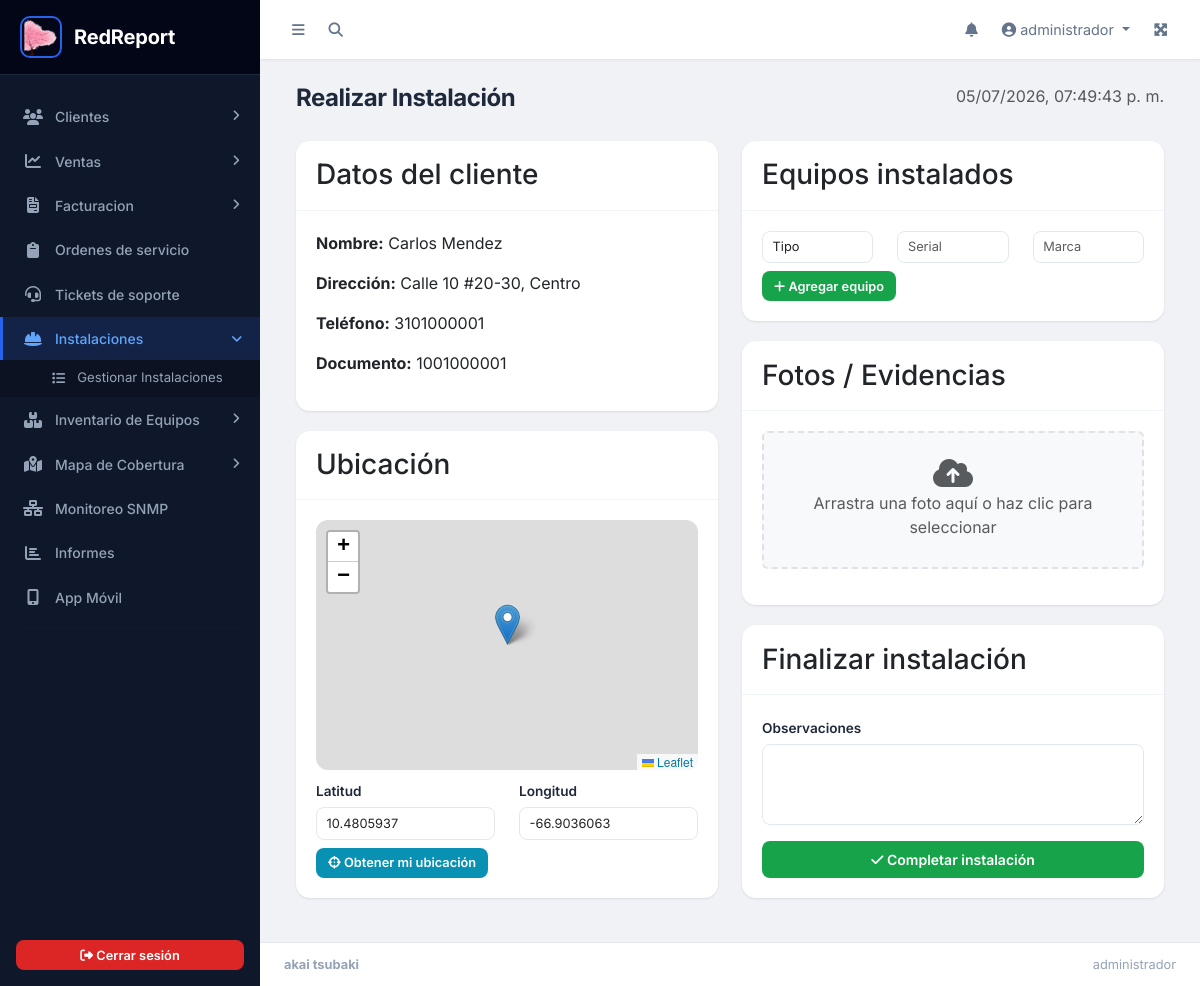
The page /instalaciones/realizar.php?id=1 (signed in) on the database its author committed.
### tables this page shows
CREATE TABLE `tb_clientes` (
  `id_cliente` int(11) NOT NULL,
  `nombre` varchar(100) NOT NULL,
  `documento` varchar(50) NOT NULL,
  `telefono` varchar(20) DEFAULT NULL,
  `direccion` varchar(150) DEFAULT NULL,
  `email` varchar(100) DEFAULT NULL,
  `estado_servicio` enum('Activo','Suspendido','Cortado') NOT NULL DEFAULT 'Activo',
  `password` varchar(255) DEFAULT NULL,
  `lat` decimal(10,7) DEFAULT NULL,
  `lng` decimal(10,7) DEFAULT NULL,
  `fecha_instalacion` datetime DEFAULT NULL,
  `id_instalador` int(11) DEFAULT NULL
);

### instalaciones/realizar.php (the view, shortened to what this page needs)
<?php
include('../parte1.php');
require_once('../app/config/seguridad.php');
$id_cliente = (int)($_GET['id'] ?? 0);
$sql = "SELECT c.*, u.nombre AS instalador_nombre FROM tb_clientes c LEFT JOIN tb_usuarios u ON c.id_instalador = u.id_usuario WHERE c.id_cliente = :id";
$cliente = $pdo->prepare($sql);
$cliente->execute([':id' => $id_cliente]);
$cliente = $cliente->fetch();
?>
<div class="content-wrapper">
    <div class="content-header">
        <div class="container-fluid">
            <div class="row mb-2">
                <div class="col-sm-6"><h1 class="m-0">Realizar Instalación</h1></div>
                <div class="col-sm-6 text-end"><span id="fechaHora" class="text-muted"></span></div>
            </div>
        </div>
    </div>
    <div class="content">
        <div class="container-fluid">
            <div class="row">
                <div class="col-md-6">
                    <div class="card card-info">
                        <div class="card-header"><h3 class="card-title">Datos del cliente</h3></div>
                        <div class="card-body">
                            <p><strong>Nombre:</strong> <?= htmlspecialchars($cliente['nombre']) ?></p>
                            <p><strong>Dirección:</strong> <?= htmlspecialchars($cliente['direccion'] ?? '-') ?></p>
                            <p><strong>Teléfono:</strong> <?= htmlspecialchars($cliente['telefono'] ?? '-') ?></p>
                            <p><strong>Documento:</strong> <?= htmlspecialchars($cliente['documento'] ?? '-') ?></p>
                        </div>
                    </div>
                    <div class="card card-success">
                        <div class="card-header"><h3 class="card-title">Ubicación</h3></div>
                        <div class="card-body">
                            <div id="mapInstalacion" style="height:250px;"></div>
                            <form id="coordForm" class="mt-2">
                                <div class="row">
                                    <div class="col-6">
                                        <label class="form-label">Latitud</label>
                                        <input type="text" id="lat" name="lat" class="form-control form-control-sm" value="<?= $cliente['lat'] ?? '' ?>" readonly>
                                    </div>
                                    <div class="col-6">
                                        <label class="form-label">Longitud</label>
                                        <input type="text" id="lng" name="lng" class="form-control form-control-sm" value="<?= $cliente['lng'] ?? '' ?>" readonly>
                                    </div>
                                </div>
                                <button type="button" id="btnGeolocate" class="btn btn-sm btn-info mt-2"><i class="fas fa-crosshairs"></i> Obtener mi ubicación</button>
                            </form>
                        </div>
                    </div>
                </div>
                <div class="col-md-6">
                    <form action="controles/completar_instalacion.php" method="POST" enctype="multipart/form-data">
                        <div class="card card-warning">
                            <div class="card-header"><h3 class="card-title">Equipos instalados</h3></div>
                            <div class="card-body">
                                <div id="equiposContainer">
                                    <div class="row equipo-row mb-2">
                                        <div class="col-4">
                                            <select name="id_tipo_equipo[]" class="form-control form-control-sm" required>
                                                <option value="">Tipo</option>
                                            </select>
                                        </div>
                                        <div class="col-4">
                                            <input type="text" name="serial[]" class="form-control form-control-sm" placeholder="Serial" required>
                                        </div>
                                        <div class="col-4">
                                            <input type="text" name="marca[]" class="form-control form-control-sm" placeholder="Marca">
                                        </div>
                                    </div>
                                </div>
                                <button type="button" id="addEquipo" class="btn btn-sm btn-success"><i class="fas fa-plus"></i> Agregar equipo</button>
                            </div>
                        </div>
                        <div class="card">
                            <div class="card-header"><h3 class="card-title">Fotos / Evidencias</h3></div>
                            <div class="card-body">
                                <div id="dropZone" class="border border-2 border-dashed rounded p-4 text-center mb-3" style="border-style: dashed !important; cursor:pointer; background:#f8f9fa;">
                                    <i class="fas fa-cloud-upload-alt fa-2x text-muted"></i>
                                    <p class="mb-1 text-muted">Arrastra una foto aquí o haz clic para seleccionar</p>
                                </div>
                            </div>
                        </div>
                        <div class="card">
                            <div class="card-header"><h3 class="card-title">Finalizar instalación</h3></div>
                            <div class="card-body">
                                <div class="mb-3">
                                    <label class="form-label">Observaciones</label>
                                    <textarea name="observaciones" class="form-control" rows="3"></textarea>
                                </div>
                                <button type="submit" class="btn btn-success w-100"><i class="fas fa-check"></i> Completar instalación</button>
                            </div>
                        </div>
                    </form>
                </div>
            </div>
        </div>
    </div>
</div>
<?php include('../parte2.php'); ?>
<link rel="stylesheet" href="https://unpkg.com/leaflet@1.9.4/dist/leaflet.css" />

### public/css/redreport.css (style rules this page uses)
:root { --sidebar-width: 260px; --sidebar-bg: #0f172a; --sidebar-hover: #1e293b; --sidebar-active: #2563eb; --sidebar-text: #94a3b8; --sidebar-text-hover: #f1f5f9; --sidebar-divider: #1e293b; --navbar-height: 60px; --body-bg: #f0f2f5; --card-shadow: 0 1px 3px rgba(0,0,0,0.06), 0 1px 2px rgba(0,0,0,0.04); --card-shadow-hover: 0 10px 40px rgba(0,0,0,0.08); --border-color: #e2e8f0; --text-primary: #1e293b; --text-secondary: #64748b; --text-muted: #94a3b8; --primary: #2563eb; --primary-dark: #1d4ed8; --success: #16a34a; --warning: #f59e0b; --danger: #dc2626; --info: #0891b2; --font-main: 'Inter', -apple-system, BlinkMacSystemFont, sans-serif; --transition: all 0.2s ease; }
* { box-sizing: border-box; }
body { font-family: var(--font-main); background: var(--body-bg); color: var(--text-primary); -webkit-font-smoothing: antialiased; -moz-osx-font-smoothing: grayscale; }
.content-wrapper { flex: 1; display: flex; flex-direction: column; min-width: 0; background: var(--body-bg); }
.content-header { padding: 1.5rem 1.5rem 0; }
.content-header h1 { font-size: 1.5rem; font-weight: 700; color: var(--text-primary); letter-spacing: -0.02em; }
.content { padding: 1.25rem 1.5rem 1.5rem; flex: 1; overflow-x: hidden; }
.card { border-radius: 14px; box-shadow: var(--card-shadow); margin-bottom: 1.25rem; border: none; background: #ffffff; transition: box-shadow 0.2s ease; }
.card-header { display: flex; align-items: center; justify-content: space-between; background: transparent; border-bottom: 1px solid #f1f5f9; font-weight: 600; padding: 1.1rem 1.25rem; font-size: 0.95rem; }
.card-header .card-title { margin-bottom: 0; }
.card-body { padding: 1.25rem; }
.btn { border-radius: 8px; font-weight: 600; font-size: 0.875rem; padding: 0.5rem 1rem; transition: var(--transition); border: none; }
.btn-sm { padding: 0.35rem 0.75rem; font-size: 0.8rem; }
.btn-success { background: var(--success); }
.btn-info { background: var(--info); color: #fff; }
.form-control, .form-select { border-radius: 8px; border: 1px solid var(--border-color); padding: 0.5rem 0.75rem; font-size: 0.875rem; transition: var(--transition); }
.form-control-sm { padding: 0.35rem 0.6rem; font-size: 0.8rem; }
.form-label { font-weight: 600; font-size: 0.85rem; color: var(--text-primary); margin-bottom: 0.35rem; }
#map, #mapPreview, #mapInstalacion { border-radius: 12px; overflow: hidden; }

### parte1.php (style rules this page uses)
body { font-family: 'Inter', sans-serif; }

### rows shown on the page
tb_clientes: nombre "Carlos Mendez", direccion "Calle 10 #20-30, Centro", telefono "3101000001", documento "1001000001", lat "10.4805937", lng "-66.9036063"

### other values the page prints
APP_NAME "RedReport"
$_SESSION['usuario'] "administrador"
